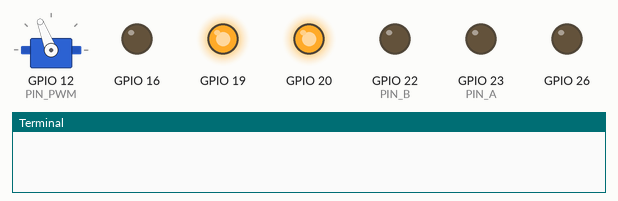
Recording of a program running on a simulated Raspberry Pi (BCM pin numbers). Parts: servo, output pins drawn as LEDs (lit = HIGH), the last lines printed to the terminal. Servo angles are drawn from the pulse width (0.5 ms = 0°, 2.5 ms = 180°); pins used as bus, display or sensor lines are not drawn.

Above: at 0.1 s.
At 20.0 s:
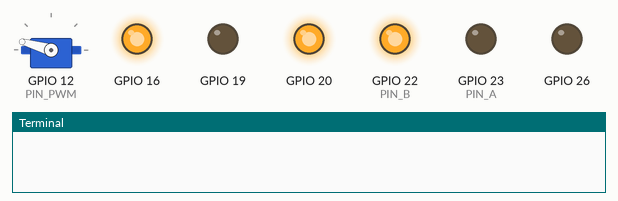
At 24.0 s:
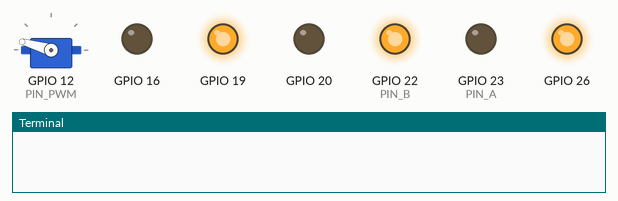
At 28.5 s:
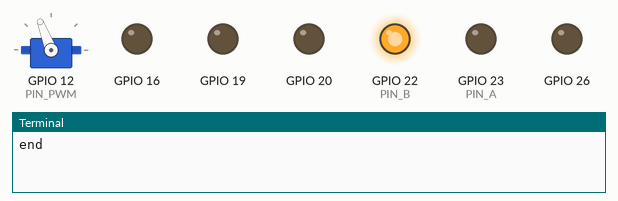
At 31.5 s:
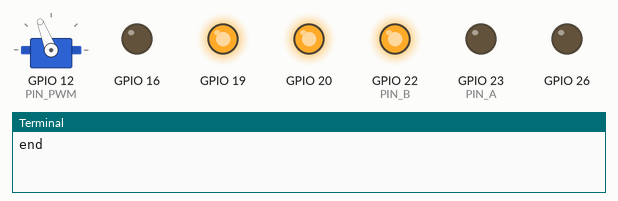
At 36.9 s:
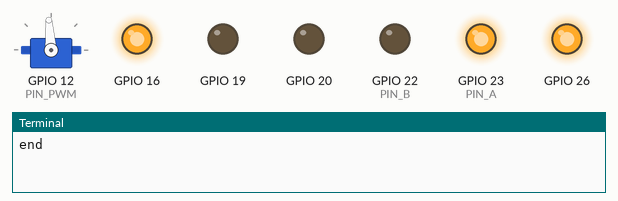
Timing chart, 0 to 40.0 s (numbered marks = the images above):
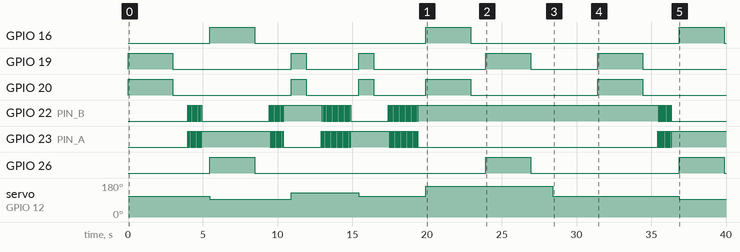

The program:

tank.py
```python
#! /usr/bin/env python
# -*- coding: utf-8 -*-

import RPi.GPIO as GPIO
from time import sleep
import wiringpi
from parts.track import Track
from parts.turret import Turret
from parts.cannon import Cannon


def main():

    track = Track();
    turret = Turret();
    cannon = Cannon();

    try:
        while True:

            if True:
                track.straight(100);
                sleep(3)

                track.stop();
                sleep(1)

                turret.right(90)

                sleep(0.5)
                cannon.setAngle(79)

                track.back(100);
                sleep(3)

                track.stop();
                sleep(1)

                turret.left(90)

                sleep(0.5)
                cannon.setAngle(99)

                track.turn(100,0);
                sleep(1)

                track.stop();
                sleep(1)

                turret.right(180)

                sleep(0.5)
                cannon.setAngle(89)

                track.turn(0,100);
                sleep(1)

                track.stop();
                sleep(1)

                turret.left(180)

                sleep(0.5)
                cannon.setAngle(119)

                track.pivotTurnRight(100)
                sleep(3)

                track.stop();
                sleep(1)

                track.pivotTurnLeft(100)
                sleep(3)

                track.stop();
                sleep(1)

                sleep(0.5)
                cannon.setAngle(89)

                print("end")
                sleep(3)

    except KeyboardInterrupt:
        pass

    GPIO.cleanup()

if __name__ == "__main__":
    main()
```

track.py
```python
#! /usr/bin/env python
# -*- coding: utf-8 -*-

import RPi.GPIO as GPIO
from time import sleep
import wiringpi

class Track():

    PWM_L = 0
    PWM_R = 0

    def __init__(self):

        GPIO.setmode(GPIO.BCM)
        # left PWM
        GPIO.setup(21, GPIO.OUT)
        # left OUT
        GPIO.setup(20, GPIO.OUT)
        GPIO.setup(26, GPIO.OUT)

        # right PWM
        GPIO.setup(13, GPIO.OUT)
        # rightt OUT
        GPIO.setup(19, GPIO.OUT)
        GPIO.setup(16, GPIO.OUT)

        self.PWM_L = GPIO.PWM(21,50)
        self.PWM_R = GPIO.PWM(13,50)

        self.PWM_L.start(0)
        self.PWM_R.start(0)

    def stop(self):
        self.PWM_L.ChangeDutyCycle(0);
        self.PWM_R.ChangeDutyCycle(0);

        GPIO.output(20, GPIO.LOW);
        GPIO.output(26, GPIO.LOW);
        GPIO.output(19, GPIO.LOW);
        GPIO.output(16, GPIO.LOW);

    def brake(self):
        self.PWM_L.ChangeDutyCycle(100);
        self.PWM_R.ChangeDutyCycle(100);

        GPIO.output(20, GPIO.HIGH);
        GPIO.output(26, GPIO.HIGH);
        GPIO.output(19, GPIO.HIGH);
        GPIO.output(16, GPIO.HIGH);

    def straight(self,speed):
        self.PWM_L.ChangeDutyCycle(speed);
        self.PWM_R.ChangeDutyCycle(speed);

        GPIO.output(20, GPIO.HIGH);
        GPIO.output(26, GPIO.LOW);
        GPIO.output(19, GPIO.HIGH);
        GPIO.output(16, GPIO.LOW);

    def back(self,speed):
        self.PWM_L.ChangeDutyCycle(speed);
        self.PWM_R.ChangeDutyCycle(speed);

        GPIO.output(20, GPIO.LOW);
        GPIO.output(26, GPIO.HIGH);
        GPIO.output(19, GPIO.LOW);
        GPIO.output(16, GPIO.HIGH);

    def turn(self,speedR,speedL):
        self.PWM_L.ChangeDutyCycle(speedR);
        self.PWM_R.ChangeDutyCycle(speedL);

        GPIO.output(20, GPIO.HIGH);
        GPIO.output(26, GPIO.LOW);
        GPIO.output(19, GPIO.HIGH);
        GPIO.output(16, GPIO.LOW);

    def pivotTurnRight(self,speed):
        self.PWM_L.ChangeDutyCycle(speed);
        self.PWM_R.ChangeDutyCycle(speed);

        GPIO.output(20, GPIO.HIGH);
        GPIO.output(26, GPIO.LOW);
        GPIO.output(19, GPIO.LOW);
        GPIO.output(16, GPIO.HIGH);

    def pivotTurnLeft(self,speed):
        self.PWM_L.ChangeDutyCycle(speed);
        self.PWM_R.ChangeDutyCycle(speed);

        GPIO.output(20, GPIO.LOW);
        GPIO.output(26, GPIO.HIGH);
        GPIO.output(19, GPIO.HIGH);
        GPIO.output(16, GPIO.LOW);

def main():

    GPIO.setmode(GPIO.BCM)
    track = Track();

    try:
        while True:

            if False:
                print "do"
                gun.stop();
                sleep(1)

            if True:
                track.straight(100);
                sleep(3.0)

                track.stop();
                sleep(1)

                track.back(100);
                sleep(3)

                track.stop();
                sleep(1)

                track.turn(100,0);
                sleep(1)

                track.stop();
                sleep(1)

                track.turn(0,100);
                sleep(1)

                track.stop();
                sleep(1)

                track.pivotTurnRight(100)
                sleep(3)

                track.stop();
                sleep(1)

                track.pivotTurnLeft(100)
                sleep(3)

                track.stop();
                sleep(1)

    except KeyboardInterrupt:
        pass

    GPIO.cleanup()

if __name__ == "__main__":
    main()
```

turret.py
```python
# -*- coding: utf-8 -*-
#!/usr/bin/env python
import RPi.GPIO as GPIO
from time import sleep

class Turret():

    PIN_A = 23
    PIN_B = 22
    POWER = 27

    BASE_STEP_ANGLE = 1.8;

    SPEED = 0.02

    def __init__(self):

        GPIO.setmode(GPIO.BCM)
        # IN_A
        GPIO.setup(self.PIN_A, GPIO.OUT)
        # IN_B
        GPIO.setup(self.PIN_B, GPIO.OUT)

        GPIO.setup(self.POWER, GPIO.OUT)

    def right(self, angle = 180):

        GPIO.output(self.POWER, GPIO.HIGH)
        ran = int(angle/self.BASE_STEP_ANGLE/4)

        for num in range(0,ran):
            GPIO.output(self.PIN_A, GPIO.HIGH)
            GPIO.output(self.PIN_B, GPIO.HIGH)
            sleep(self.SPEED)
            GPIO.output(self.PIN_A, GPIO.LOW)
            GPIO.output(self.PIN_B, GPIO.HIGH)
            sleep(self.SPEED)
            GPIO.output(self.PIN_A, GPIO.LOW)
            GPIO.output(self.PIN_B, GPIO.LOW)
            sleep(self.SPEED)
            GPIO.output(self.PIN_A, GPIO.HIGH)
            GPIO.output(self.PIN_B, GPIO.LOW)
            sleep(self.SPEED)
        GPIO.output(self.POWER, GPIO.LOW)

    def left(self, angle=180):
        GPIO.output(self.POWER, GPIO.HIGH)
        ran = int(angle/self.BASE_STEP_ANGLE/4)

        for num in range(0, ran):
            GPIO.output(self.PIN_A, GPIO.HIGH)
            GPIO.output(self.PIN_B, GPIO.HIGH)
            sleep(self.SPEED)
            GPIO.output(self.PIN_A, GPIO.HIGH)
            GPIO.output(self.PIN_B, GPIO.LOW)
            sleep(self.SPEED)
            GPIO.output(self.PIN_A, GPIO.LOW)
            GPIO.output(self.PIN_B, GPIO.LOW)
            sleep(self.SPEED)
            GPIO.output(self.PIN_A, GPIO.LOW)
            GPIO.output(self.PIN_B, GPIO.HIGH)
            sleep(self.SPEED)
        GPIO.output(self.POWER, GPIO.LOW)

    def stop(self):
        GPIO.output(self.POWER, GPIO.LOW)

def main():

    turret = Turret()
    try:
        turret.right(160)
        sleep(1)
        turret.left(160)
        sleep(1)
    except KeyboardInterrupt:
        pass

    turret.stop()
    GPIO.cleanup()

if __name__ == "__main__":
    main()
```

cannon.py
```python
# -*- coding: utf-8 -*-

from time import sleep
import wiringpi

class Cannon():

    PIN_PWM = 12;

    # TOWER PRO SG90
    FRONT = 89
    DOWN_LIMIT = 79
    UP_LIMIT = 119

    def __init__(self):

        wiringpi.wiringPiSetupGpio()
        wiringpi.pinMode(self.PIN_PWM, wiringpi.GPIO.PWM_OUTPUT)
        wiringpi.pwmSetMode(wiringpi.GPIO.PWM_MODE_MS)
        wiringpi.pwmSetClock(375)

        wiringpi.pwmWrite(self.PIN_PWM, self.FRONT)

    def setAngle(self, duty):
        wiringpi.pwmWrite(self.PIN_PWM, int(duty))

    def front(self):
        wiringpi.pwmWrite(self.PIN_PWM, self.FRONT)


if __name__ == "__main__":

    cannon = Cannon()

    list = [cannon.DOWN_LIMIT]
    for x in range(cannon.FRONT, cannon.UP_LIMIT, 5):
        list.append(x)
    list.append(cannon.FRONT)

    try:
        for duty in list :
            print(duty)
            cannon.setAngle(int(duty))
            sleep(1)

    except KeyboardInterrupt:
        pass

    cannon.front()
```

Measured:
- by itself, GPIO 16: goes HIGH 3.0 s, LOW 11.5 s, HIGH 3.0 s, LOW 14.0 s, HIGH 3.0 s, then LOW
- by itself, GPIO 19: LOW → HIGH at 0.00 s, → LOW 3.0 s later, → HIGH 7.9 s later, → LOW 1.0 s later, … (10 changes in this stretch)
- by itself, GPIO 20: LOW → HIGH at 0.00 s, → LOW 3.0 s later, → HIGH 7.9 s later, → LOW 1.0 s later, … (10 changes in this stretch)
- by itself, GPIO 26: goes HIGH 3.0 s, LOW 15.5 s, HIGH 3.0 s, LOW 10.0 s, HIGH 3.0 s, then LOW
- by itself, servo on GPIO 12 (PIN_PWM): 111° → 94° at 5.5 s, → 129° 5.5 s later, → 111° 4.5 s later, → 164° 4.5 s later, … (6 changes in this stretch)
